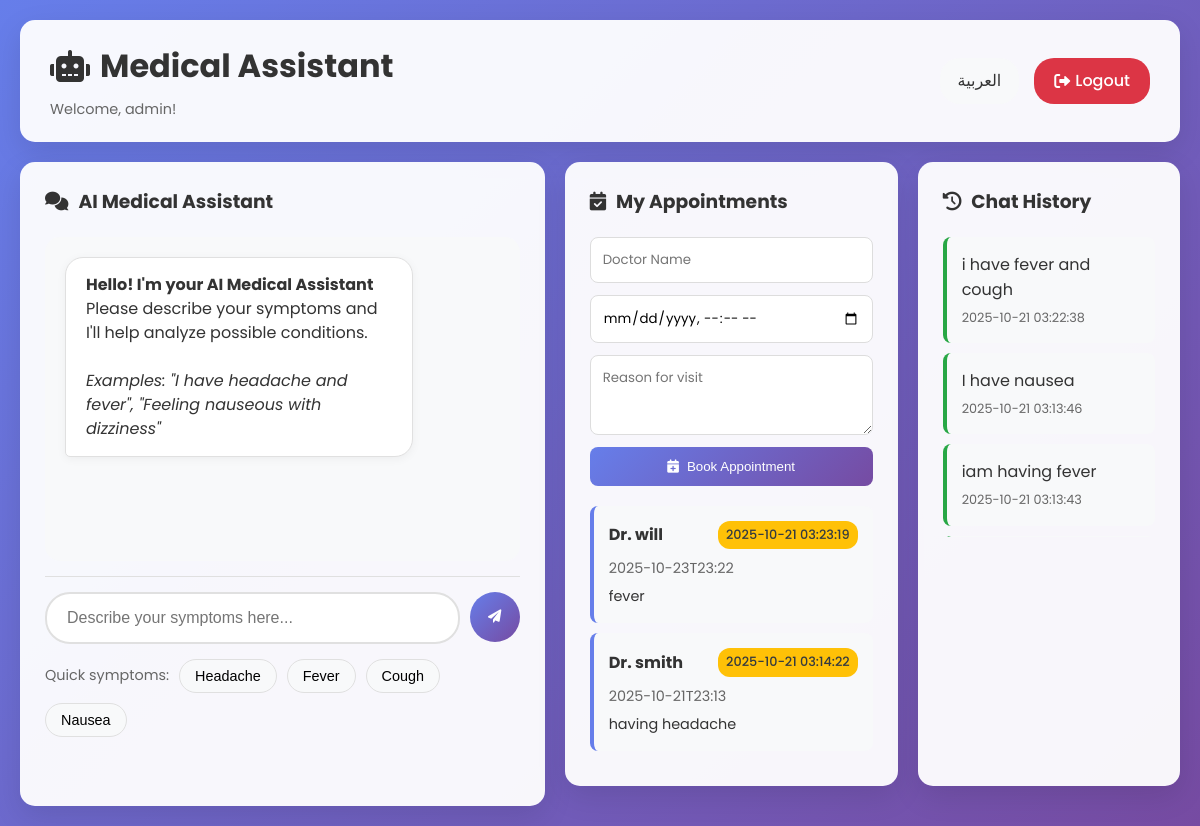
The app's page /dashboard (signed in) with its own data.
### tables this page shows
CREATE TABLE users
                 (id INTEGER PRIMARY KEY AUTOINCREMENT,
                  username TEXT UNIQUE NOT NULL,
                  email TEXT UNIQUE NOT NULL,
                  password_hash TEXT NOT NULL,
                  language TEXT DEFAULT 'en',
                  created_at DATETIME DEFAULT CURRENT_TIMESTAMP);

CREATE TABLE appointments
                 (id INTEGER PRIMARY KEY AUTOINCREMENT,
                  user_id INTEGER,
                  doctor_name TEXT,
                  appointment_date DATETIME,
                  reason TEXT,
                  status TEXT DEFAULT 'pending',
                  created_at DATETIME DEFAULT CURRENT_TIMESTAMP,
                  FOREIGN KEY (user_id) REFERENCES users (id));

CREATE TABLE chat_history
                 (id INTEGER PRIMARY KEY AUTOINCREMENT,
                  user_id INTEGER,
                  user_input TEXT,
                  bot_response TEXT,
                  symptoms_detected TEXT,
                  conditions_found TEXT,
                  language TEXT DEFAULT 'en',
                  timestamp DATETIME DEFAULT CURRENT_TIMESTAMP,
                  FOREIGN KEY (user_id) REFERENCES users (id));

### app.py (the view)
@app.route('/dashboard')
@login_required
def dashboard():
    conn = sqlite3.connect('medical_chat.db')
    c = conn.cursor()
    c.execute('SELECT language FROM users WHERE id = ?', (current_user.id,))
    user_language = c.fetchone()[0]
    c.execute('SELECT * FROM chat_history WHERE user_id = ? ORDER BY timestamp DESC LIMIT 10', (current_user.id,))
    chat_history = c.fetchall()
    c.execute('SELECT * FROM appointments WHERE user_id = ? ORDER BY appointment_date DESC', (current_user.id,))
    appointments = c.fetchall()
    conn.close()
    if user_language == 'ar':
        return render_template('arabic/dashboard_ar.html',
                             chat_history=chat_history,
                             appointments=appointments,
                             username=current_user.username)
    else:
        return render_template('dashboard.html',
                             chat_history=chat_history,
                             appointments=appointments,
                             username=current_user.username)

### app.py (called while the page is built)
@login_manager.user_loader
def load_user(user_id):
    conn = sqlite3.connect('medical_chat.db')
    c = conn.cursor()
    c.execute('SELECT * FROM users WHERE id = ?', (user_id,))
    user = c.fetchone()
    conn.close()
    if user:
        return User(id=user[0], username=user[1], email=user[2])
    return None

### templates/dashboard.html (shortened to what this page needs)
<!DOCTYPE html>
<html lang="en">
<head>
    <link rel="stylesheet" href="{{ url_for('static', filename='css/dashboard.css') }}">
    <link rel="stylesheet" href="https://cdnjs.cloudflare.com/ajax/libs/font-awesome/6.0.0/css/all.min.css">
</head>
<body>
    <div class="dashboard-container">
        <header class="dashboard-header">
            <div class="header-left">
                <h1><i class="fas fa-robot"></i> Medical Assistant</h1>
                <span class="welcome-msg">Welcome, {{ username }}!</span>
            </div>
            <div class="header-right">
                <a href="{{ url_for('set_language', lang='ar') }}" class="lang-btn">العربية</a>
                <a href="{{ url_for('logout') }}" class="logout-btn">
                    <i class="fas fa-sign-out-alt"></i> Logout
                </a>
            </div>
        </header>
        <div class="dashboard-grid">
            <div class="dashboard-card main-card">
                <h3><i class="fas fa-comments"></i> AI Medical Assistant</h3>
                <div class="chat-container">
                    <div class="chat-messages" id="chatMessages">
                        <div class="message bot-message">
                            <div class="message-content">
                                <strong>Hello! I'm your AI Medical Assistant</strong><br>
                                Please describe your symptoms and I'll help analyze possible conditions.
                                <br><br>
                                <em>Examples: "I have headache and fever", "Feeling nauseous with dizziness"</em>
                            </div>
                        </div>
                    </div>
                    <div class="chat-input-container">
                        <div class="input-group">
                            <input type="text" id="userInput" placeholder="Describe your symptoms here..." autocomplete="off">
                            <button id="sendButton">
                                <i class="fas fa-paper-plane"></i>
                            </button>
                        </div>
                        <div class="quick-symptoms">
                            <span>Quick symptoms:</span>
                            <button class="quick-btn" data-symptom="headache">Headache</button>
                            <button class="quick-btn" data-symptom="fever">Fever</button>
                            <button class="quick-btn" data-symptom="cough">Cough</button>
                            <button class="quick-btn" data-symptom="nausea">Nausea</button>
                        </div>
                    </div>
                </div>
            </div>
            <div class="dashboard-card">
                <h3><i class="fas fa-calendar-check"></i> My Appointments</h3>
                <form action="{{ url_for('book_appointment') }}" method="POST" class="appointment-form">
                    <input type="text" name="doctor_name" placeholder="Doctor Name" required>
                    <input type="datetime-local" name="appointment_date" required>
                    <textarea name="reason" placeholder="Reason for visit" required></textarea>
                    <button type="submit" class="btn-primary">
                        <i class="fas fa-calendar-plus"></i> Book Appointment
                    </button>
                </form>
                <div class="appointments-list">
                    {% for appointment in appointments %}
                    <div class="appointment-item {% if appointment[6] == 'completed' %}completed{% endif %}">
                        <div class="appointment-header">
                            <strong>Dr. {{ appointment[2] }}</strong>
                            <span class="appointment-status">{{ appointment[6] }}</span>
                        </div>
                        <div class="appointment-date">{{ appointment[3] }}</div>
                        <div class="appointment-reason">{{ appointment[4] }}</div>
                    </div>
                    {% endfor %}
                </div>
            </div>
            <div class="dashboard-card">
                <h3><i class="fas fa-history"></i> Chat History</h3>
                <div class="history-list">
                    {% for chat in chat_history %}
                    <div class="history-item">
                        <div class="history-question">{{ chat[2][:50] }}{% if chat[2]|length > 50 %}...{% endif %}</div>
                        <div class="history-date">{{ chat[7] }}</div>
                    </div>
                    {% endfor %}
                </div>
            </div>
        </div>
    </div>
</body>
</html>

### records on screen
users: username "admin"
appointments: doctor_name "will", created_at "2025-10-21 03:23:19", appointment_date "2025-10-23T23:22", reason "fever"
appointments: doctor_name "smith", created_at "2025-10-21 03:14:22", appointment_date "2025-10-21T23:13", reason "having headache"
chat_history: user_input "i have fever and cough", timestamp "2025-10-21 03:22:38"
chat_history: user_input "I have nausea", timestamp "2025-10-21 03:13:46"
chat_history: user_input "iam having fever", timestamp "2025-10-21 03:13:43"
